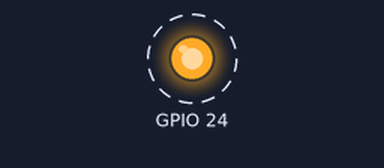
Bench run of a program on a simulated Raspberry Pi (BCM pin numbers). On the bench: output pins drawn as LEDs (lit = HIGH). Dashed ring = blinking. At 8.0 s the program stops and its outputs stay as they are.

Above: at 0.5 s.
Timing chart, 0 to 4.6 s (numbered marks = the images above):
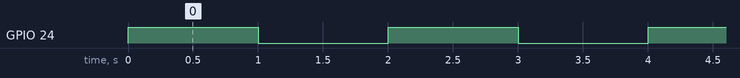

Measured:
- by itself, GPIO 24: alternates HIGH for 1.0 s and LOW for 1.0 s, 8 changes in all, then stays LOW

The program:

led_blinking.py
```python
#! /usr/bin/python

import RPi.GPIO as GPIO
import time

GPIO.setmode(GPIO.BCM)
GPIO.setup(24, GPIO.OUT)

for i in range(1,5):
	GPIO.output(24, True)
	time.sleep(1)
	GPIO.output(24, False)
	time.sleep(1)
```
